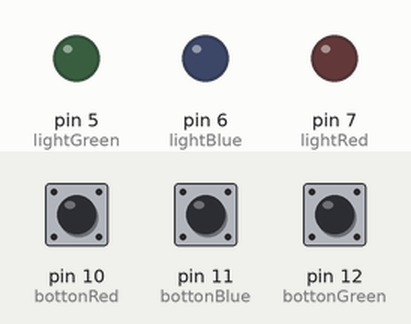
Recording of a sketch running on a simulated Arduino Uno, built with avr-gcc and run on an emulated ATmega328P. Parts: output pins drawn as LEDs (lit = HIGH). Dashed ring = blinking. Inputs (shaded band) come from the test bench; at power-on: pin 10 (bottonRed) HIGH, pin 11 (bottonBlue) HIGH, pin 12 (bottonGreen) HIGH.

Above: at 1.2 s.
1.3 s: pin 10 (bottonRed) pulled LOW for 1 s
At 3.4 s:
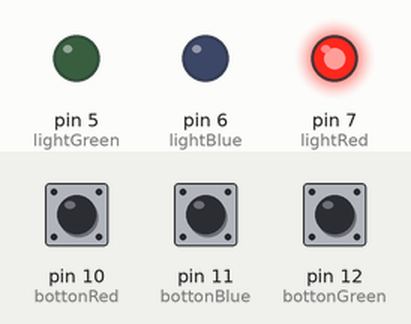
3.8 s: pin 11 (bottonBlue) pulled LOW for 3.2 s
At 3.9 s:
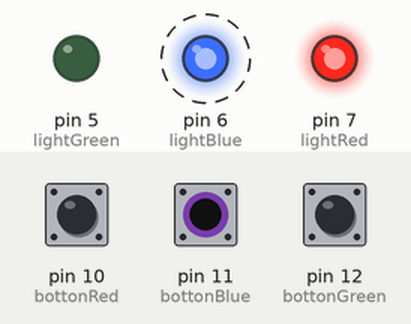
8.5 s: pin 12 (bottonGreen) pulled LOW for 0.15 s
At 9.4 s:
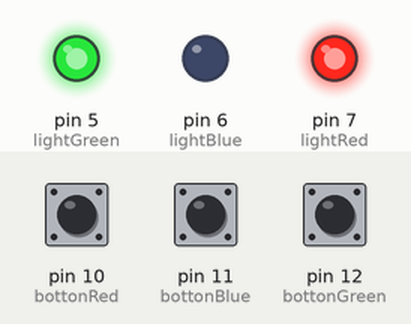
10.1 s: pin 10 (bottonRed) pulled LOW for 0.15 s
At 10.6 s:
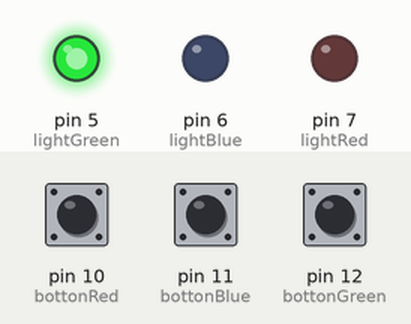
11.7 s: pin 11 (bottonBlue) pulled LOW for 0.15 s
At 12.9 s:
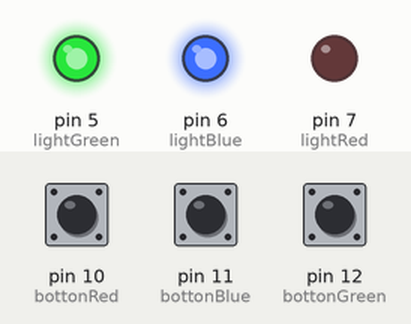
13.3 s: pin 12 (bottonGreen) pulled LOW for 1 s
At 14.9 s:
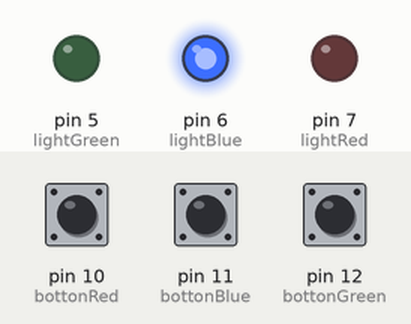
Timing chart, 0 to 16.4 s (numbered marks = the images above; inputs shaded):
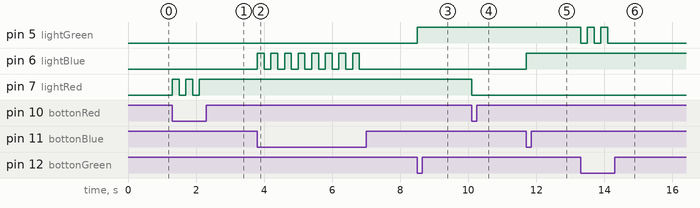

Measured:
- after the input at 1.3 s, pin 7 (lightRed): alternates HIGH for 0.20 s and LOW for 0.20 s, 5 changes in all, then stays HIGH, starting at once
- after the input at 3.8 s, pin 6 (lightBlue): alternates HIGH for 0.20 s and LOW for 0.20 s, 16 changes in all, then stays LOW, starting at once
- after the input at 8.5 s, pin 5 (lightGreen): LOW → HIGH at once
- after the input at 10.1 s, pin 7 (lightRed): HIGH → LOW at once
- after the input at 11.7 s, pin 6 (lightBlue): LOW → HIGH at once
- after the input at 13.3 s, pin 5 (lightGreen): alternates HIGH for 0.20 s and LOW for 0.20 s, 5 changes in all, then stays LOW, starting at once

The sketch:

_3light.ino
```cpp
int lightRed = 7;
int lightBlue = 6;
int lightGreen = 5;

int bottonRed = 10;
int bottonBlue = 11;
int bottonGreen = 12;

int valueRed = 0;
int valueBlue = 0;
int valueGreen = 0;
int stateRed = 0;
int stateBlue = 0;
int stateGreen = 0;

void setup() {
  pinMode(lightRed, OUTPUT);
  pinMode(lightBlue, OUTPUT);
  pinMode(lightGreen, OUTPUT);

  pinMode(bottonRed, INPUT);
  pinMode(bottonBlue, INPUT);
  pinMode(bottonGreen, INPUT);
}

void loop() {
  if (digitalRead(bottonRed) == 0) {
    valueRed++;
    valueRed = valueRed % 2;
    stateRed = valueRed;
    digitalWrite(lightRed, stateRed);
    delay(200);
  }
  if (digitalRead(bottonBlue) == 0) {
    valueBlue++;
    valueBlue = valueBlue % 2;
    stateBlue = valueBlue;
    digitalWrite(lightBlue, stateBlue);
    delay(200);
  }
  if (digitalRead(bottonGreen) == 0) {
    valueGreen++;
    valueGreen = valueGreen % 2;
    stateGreen = valueGreen;
    digitalWrite(lightGreen, stateGreen);
    delay(200);
  }
}
```
